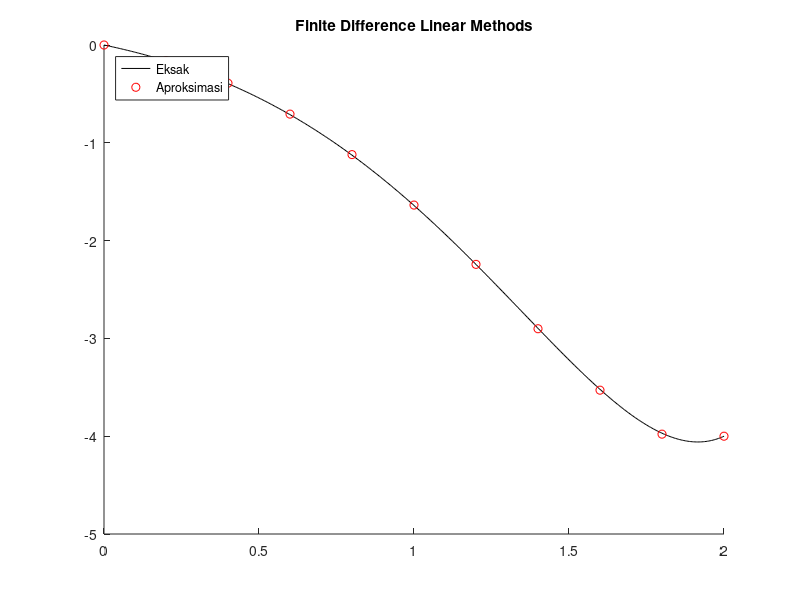

MATLAB code to generate this figure:
clc;
clear all;
close all;

function [x,w] = linfd(p, q, r, aa, bb, alpha, beta, n)
    h = (bb - aa)/(n + 1); %stepsize
    x = aa + h; %interior mesh point

    %membuat matriks tridiagonal n*n dari sistem persamaan Ax = d
    a = b = c = d = []; %inisialisasi matriks kosong
    a(1) = 2 + (h^2) * q(x); %baris ke-1 kolom ke-1 matriks A
    b(1) = -1 + (h/2) * p(x); %baris ke-1 kolom ke-2 matriks A
    d(1) = -(h^2) * r(x) + (1+(h/2)*p(x)) * alpha; %baris ke-1 matriks d

    for i = 2:n-1
        x = aa + i*h;
        a(i) = 2 + (h^2) * q(x);
        b(i) = -1 + (h/2) * p(x);
        c(i) = -1 - (h/2) * p(x);
        d(i) = -(h^2) * r(x);
    endfor

    x = bb - h;
    a(n) = 2 + (h^2) * q(x); %baris ke-n kolom ke-n matriks A
    c(n) = -1 - (h/2) * p(x); %baris ke-n kolom ke-n-1 matriks A
    d(n) = -(h^2) * r(x) + (1 - (h/2)*p(x))*beta; %baris ke-n matriks d

    %Faktorisasi Crout untuk menyelesaikan tridiagonal sistem linear
    l = u = z = [];
    l(1) = a(1);
    u(1) = b(1) / a(1);
    z(1) = d(1) / l(1);

    %menyelesaikan masalah sistem linear pada matriks Lz = b
    for i = 2:n-1
        l(i) = a(i)-c(i)*u(i-1); %baris ke-i dari L
        u(i) = b(i)/l(i); %kolom ke i+1 dari U
        z(i) = (d(i)-c(i)*z(i-1))/l(i);
    endfor

    l(n) = a(n) - c(n)*u(n-1); %baris ke-n dari L
    z(n) = (d(n) - c(n)*z(n-1))/l(n);

    %menyelesaikan masalah sistem linear pada matriks Uw = z
    w = [];
    w(1) = alpha;
    w(n+2) = beta;
    w(n+1) = z(n);

    for i = 2:n
        w(n+2-i) = z(n+1-i)-u(n+1-i)*w(n+3-i);
    endfor

    %mencari nilai interior meshpoint dan menginputnya ke matriks
    x = [];
    for i = 1:n+2
        x(i) = aa + (i-1)*h;
    endfor
endfunction

p = @(x) (2); %koefisien dari y' yaitu p(x)y'
q = @(x) (-1); %koefisien dari y yaitu q(x)y
r = @(x) (x*exp(x)-x); %konstanta
aa = 0; %batas kiri
bb = 2; %batas kanan
alpha = 0; %nilai awal y(aa)
beta = -4; %nilai batas y(bb)
n = 9; %banyaknya mesh point

[x,w] = linfd(p, q, r, aa, bb, alpha, beta, n);

%pendefinisian fungsi eksak
sol = @(x) ((1/6).*x.^3.*exp(x) - (5/3).*x.*exp(x) + 2.*exp(x) - x - 2);

format long %membuat 10 angka di belakang koma
[x', w', sol(x)', abs(sol(x)-w)'] %print tabel nilai x, aproksimasi, solusi eksak, dan error

%visualisasi solusi aproksimasi
hold on; %menampilkan beberapa plot dalam 1 gambar
fplot(sol, [0,2], 'k'); %plot fungsi eksak
scatter(x, w, 'r'); %scatter plot aproksimasi solusi
legend('Eksak', 'Aproksimasi', 'location', 'northwest'); %menambahkan legenda plot
title('Finite Difference Linear Methods'); %judul plot
